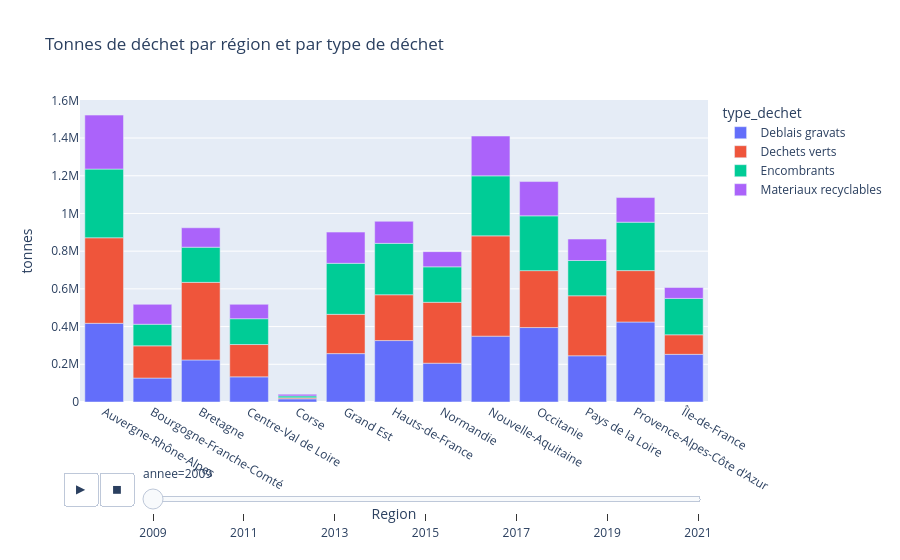

Write notebook code for a chart like this one.
### Code cell
df_reduit_region_annee = df.groupby(['annee','Region'])[['Deblais_gravats','Dechets_verts','Encombrants','Materiaux_recyclables']].sum().reset_index()
df_dechet = df_reduit_region_annee.melt(
    id_vars=['annee','Region'],
    var_name='type_dechet',
    value_name='tonnes'
)
df_dechet['type_dechet'] = df_dechet['type_dechet'].str.replace('_', ' ')
fig_region_annee = px.bar(df_dechet, x='Region', y='tonnes',
                                    animation_frame='annee', title='Tonnes de déchet par région et par type de déchet',
                                    color='type_dechet',hover_data=['type_dechet'])
fig_region_annee.show()

### Figure 1 — Plotly figure (JSON) as saved in the notebook; plotly's stock layout.template omitted (floating-point values rounded to 4 significant figures)
{"data": [{"alignmentgroup": "True", "customdata": [["Deblais gravats"], ["Deblais gravats"], ["Deblais gravats"], ["Deblais gravats"], ["Deblais gravats"], ["Deblais gravats"], ["Deblais gravats"], ["Deblais gravats"], ["Deblais gravats"], ["Deblais gravats"], ["Deblais gravats"], ["Deblais gravats"], ["Deblais gravats"]], "hovertemplate": "type_dechet=%{customdata[0]}<br>annee=2009<br>Region=%{x}<br>tonnes=%{y}<extra></extra>", "legendgroup": "Deblais gravats", "marker": {"color": "#636efa", "pattern": {"shape": ""}}, "name": "Deblais gravats", "offsetgroup": "Deblais gravats", "orientation": "v", "showlegend": true, "textposition": "auto", "type": "bar", "x": ["Auvergne-Rhône-Alpes", "Bourgogne-Franche-Comté", "Bretagne", "Centre-Val de Loire", "Corse", "Grand Est", "Hauts-de-France", "Normandie", "Nouvelle-Aquitaine", "Occitanie", "Pays de la Loire", "Provence-Alpes-Côte d'Azur", "Île-de-France"], "xaxis": "x", "y": [417423, 126937, 222982, 133314, 16827, 256648, 325805, 205768, 349269, 394821, 245140, 424328, 252850], "yaxis": "y"}, {"alignmentgroup": "True", "customdata": [["Dechets verts"], ["Dechets verts"], ["Dechets verts"], ["Dechets verts"], ["Dechets verts"], ["Dechets verts"], ["Dechets verts"], ["Dechets verts"], ["Dechets verts"], ["Dechets verts"], ["Dechets verts"], ["Dechets verts"], ["Dechets verts"]], "hovertemplate": "type_dechet=%{customdata[0]}<br>annee=2009<br>Region=%{x}<br>tonnes=%{y}<extra></extra>", "legendgroup": "Dechets verts", "marker": {"color": "#EF553B", "pattern": {"shape": ""}}, "name": "Dechets verts", "offsetgroup": "Dechets verts", "orientation": "v", "showlegend": true, "textposition": "auto", "type": "bar", "x": ["Auvergne-Rhône-Alpes", "Bourgogne-Franche-Comté", "Bretagne", "Centre-Val de Loire", "Corse", "Grand Est", "Hauts-de-France", "Normandie", "Nouvelle-Aquitaine", "Occitanie", "Pays de la Loire", "Provence-Alpes-Côte d'Azur", "Île-de-France"], "xaxis": "x", "y": [453576, 170936, 411496, 171512, 5454, 208332, 243105, 323059, 531938, 301879, 318307, 272537, 103601], "yaxis": "y"}, {"alignmentgroup": "True", "customdata": [["Encombrants"], ["Encombrants"], ["Encombrants"], ["Encombrants"], ["Encombrants"], ["Encombrants"], ["Encombrants"], ["Encombrants"], ["Encombrants"], ["Encombrants"], ["Encombrants"], ["Encombrants"], ["Encombrants"]], "hovertemplate": "type_dechet=%{customdata[0]}<br>annee=2009<br>Region=%{x}<br>tonnes=%{y}<extra></extra>", "legendgroup": "Encombrants", "marker": {"color": "#00cc96", "pattern": {"shape": ""}}, "name": "Encombrants", "offsetgroup": "Encombrants", "orientation": "v", "showlegend": true, "textposition": "auto", "type": "bar", "x": ["Auvergne-Rhône-Alpes", "Bourgogne-Franche-Comté", "Bretagne", "Centre-Val de Loire", "Corse", "Grand Est", "Hauts-de-France", "Normandie", "Nouvelle-Aquitaine", "Occitanie", "Pays de la Loire", "Provence-Alpes-Côte d'Azur", "Île-de-France"], "xaxis": "x", "y": [364340, 114508, 186539, 136912, 9985, 270689, 272493, 188034, 318269, 290669, 187072, 256883, 193075], "yaxis": "y"}, {"alignmentgroup": "True", "customdata": [["Materiaux recyclables"], ["Materiaux recyclables"], ["Materiaux recyclables"], ["Materiaux recyclables"], ["Materiaux recyclables"], ["Materiaux recyclables"], ["Materiaux recyclables"], ["Materiaux recyclables"], ["Materiaux recyclables"], ["Materiaux recyclables"], ["Materiaux recyclables"], ["Materiaux recyclables"], ["Materiaux recyclables"]], "hovertemplate": "type_dechet=%{customdata[0]}<br>annee=2009<br>Region=%{x}<br>tonnes=%{y}<extra></extra>", "legendgroup": "Materiaux recyclables", "marker": {"color": "#ab63fa", "pattern": {"shape": ""}}, "name": "Materiaux recyclables", "offsetgroup": "Materiaux recyclables", "orientation": "v", "showlegend": true, "textposition": "auto", "type": "bar", "x": ["Auvergne-Rhône-Alpes", "Bourgogne-Franche-Comté", "Bretagne", "Centre-Val de Loire", "Corse", "Grand Est", "Hauts-de-France", "Normandie", "Nouvelle-Aquitaine", "Occitanie", "Pays de la Loire", "Provence-Alpes-Côte d'Azur", "Île-de-France"], "xaxis": "x", "y": [286337, 105664, 103098, 76413, 8960, 165471, 117040, 80698, 211224, 181890, 113771, 130555, 57758], "yaxis": "y"}], "layout": {"barmode": "relative", "legend": {"title": {"text": "type_dechet"}, "tracegroupgap": 0}, "sliders": [{"active": 0, "currentvalue": {"prefix": "annee="}, "len": 0.9, "pad": {"b": 10, "t": 60}, "steps": [{"args": [["2009"], {"frame": {"duration": 0, "redraw": true}, "fromcurrent": true, "mode": "immediate", "transition": {"duration": 0, "easing": "linear"}}], "label": "2009", "method": "animate"}, {"args": [["2011"], {"frame": {"duration": 0, "redraw": true}, "fromcurrent": true, "mode": "immediate", "transition": {"duration": 0, "easing": "linear"}}], "label": "2011", "method": "animate"}, {"args": [["2013"], {"frame": {"duration": 0, "redraw": true}, "fromcurrent": true, "mode": "immediate", "transition": {"duration": 0, "easing": "linear"}}], "label": "2013", "method": "animate"}, {"args": [["2015"], {"frame": {"duration": 0, "redraw": true}, "fromcurrent": true, "mode": "immediate", "transition": {"duration": 0, "easing": "linear"}}], "label": "2015", "method": "animate"}, {"args": [["2017"], {"frame": {"duration": 0, "redraw": true}, "fromcurrent": true, "mode": "immediate", "transition": {"duration": 0, "easing": "linear"}}], "label": "2017", "method": "animate"}, {"args": [["2019"], {"frame": {"duration": 0, "redraw": true}, "fromcurrent": true, "mode": "immediate", "transition": {"duration": 0, "easing": "linear"}}], "label": "2019", "method": "animate"}, {"args": [["2021"], {"frame": {"duration": 0, "redraw": true}, "fromcurrent": true, "mode": "immediate", "transition": {"duration": 0, "easing": "linear"}}], "label": "2021", "method": "animate"}], "x": 0.1, "xanchor": "left", "y": 0, "yanchor": "top"}], "title": {"text": "Tonnes de déchet par région et par type de déchet"}, "updatemenus": [{"buttons": [{"args": [null, {"frame": {"duration": 500, "redraw": true}, "fromcurrent": true, "mode": "immediate", "transition": {"duration": 500, "easing": "linear"}}], "label": "&#9654;", "method": "animate"}, {"args": [[null], {"frame": {"duration": 0, "redraw": true}, "fromcurrent": true, "mode": "immediate", "transition": {"duration": 0, "easing": "linear"}}], "label": "&#9724;", "method": "animate"}], "direction": "left", "pad": {"r": 10, "t": 70}, "showactive": false, "type": "buttons", "x": 0.1, "xanchor": "right", "y": 0, "yanchor": "top"}], "xaxis": {"anchor": "y", "domain": [0, 1], "title": {"text": "Region"}}, "yaxis": {"anchor": "x", "domain": [0, 1], "title": {"text": "tonnes"}}}}
